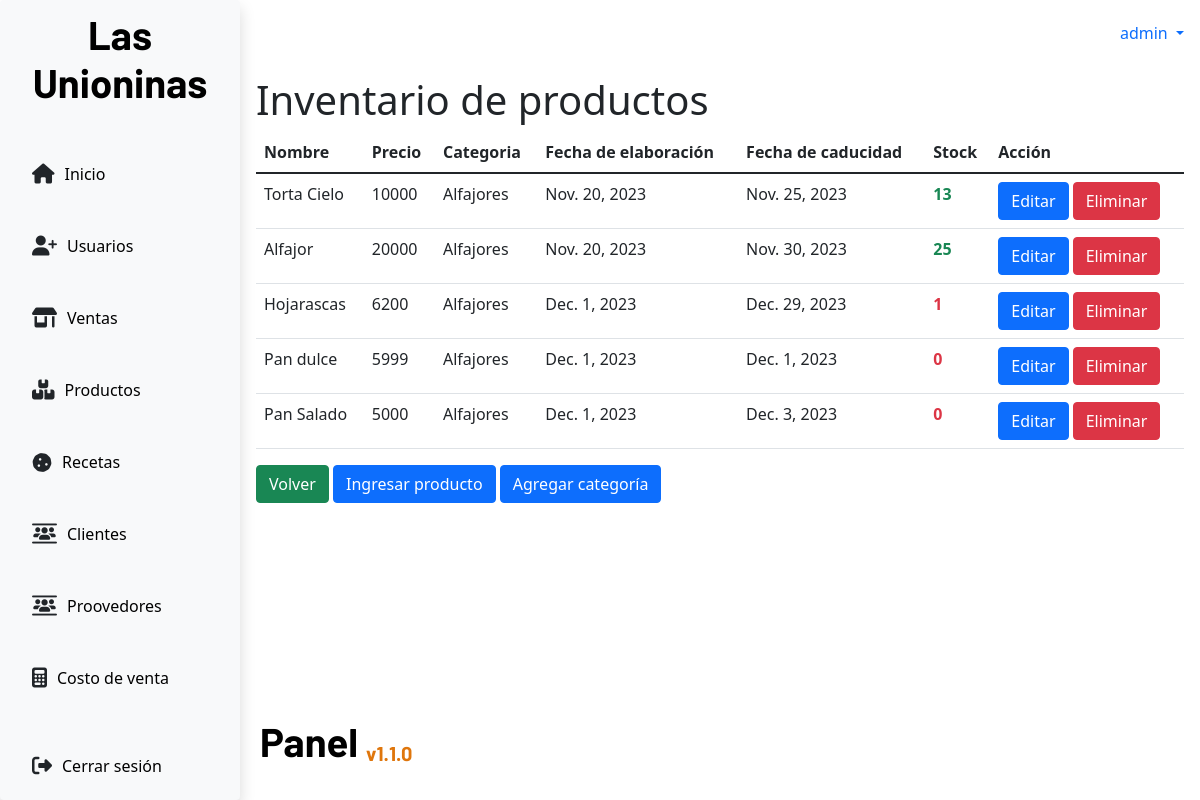
Screenshot of /products/ (signed in) with the database file from the repository.
### app/models.py (models this page shows, shortened)
class ProductsInventory(models.Model):
    name = models.CharField(max_length=100,null=False)
    price = models.PositiveIntegerField(null=False)
    category = models.ForeignKey(CategoryProduct, on_delete=models.CASCADE)
    elabDate = models.DateField()
    expDate = models.DateField()
    stock = models.PositiveIntegerField(null=False)

class CategoryProduct(models.Model):
    name = models.CharField(max_length=50)
    def __str__(self):
        return self.name

### app/views.py (the view)
# urls.py: path('products/',views.productsTable,name='productsTable'),
def productsTable(request):
    role = request.session.get("role")
    if role == "Admin" or role == "NormalUser":
        if request.method == 'GET':
            products = ProductsInventory.objects.all()
            return render(request,'products/productsTable.html',{'products':products})
    else:
        return redirect("/")

### app/context_processors.py (called while the page is built)
def get_username(request):
    username = request.session.get('username', None)
    return {
        "username": username
    }

def get_role(request):
    role = request.session.get("role")
    return {
        "role": role
    }

def get_low_stock(request):
    low_stock = request.session.get("low_stock")
    return {
        "low_stock": low_stock
    }

### app/templates/products/productsTable.html
{% extends 'base.html' %}
{% block content %}
<div>
    <h1>Inventario de productos</h1>
</div>
<div>
    <table class="table">
        <thead>
            <tr>
                <th>Nombre</th>
                <th>Precio</th>
                <th>Categoria</th>
                <th>Fecha de elaboración</th>
                <th>Fecha de caducidad</th>
                <th>Stock</th>
                <th>Acción</th>
            </tr>
        </thead>
        <tbody>
            {%for product in products%}
            <tr>
                <td>{{product.name}}</td>
                <td>{{product.price}}</td>
                <td>{{product.category}}</td>
                <td>{{product.elabDate}}</td>
                <td>{{product.expDate}}</td>
                {% if product.stock < 5 %}<td class="text-danger fw-bold">{{product.stock}}</td> {% else %} <td class="text-success fw-bold">{{product.stock}}</td> {% endif %}
                <td>
                    <a class="btn btn-primary" href="{% url 'updateProducts' product.id %}">Editar</a>
                    <a class="btn btn-danger" href="{% url 'deleteProducts' product.id %}">Eliminar</a>
                </td>
            </tr>
            {%endfor%}
        </tbody>
    </table>
</div>
<div>
    <a class="btn btn-success" href="{% url 'home'%}">Volver</a>
    <a class="btn btn-primary" href="{% url 'createProducts'%}">Ingresar producto</a>
    <a class="btn btn-primary" href="{% url 'categories'%}">Agregar categoría</a>
</div>
{% endblock content %}

### app/static/css/panel.css (style rules this page uses)
:root { --titles: "Barlow", sans-serif; --primary: #1ea4a2; --primary: #1ea4a2; --light: #eef0f4; --grey: #fafafa; --black: #06070a; --blackclaire: #1d2125; --oceanBlue: #172d4f; }
* { box-sizing: border-box; margin: 0; padding: 0; }
html, body { min-height: 100%; height: 100%; }

### rows the page displays
ProductsInventory: name "Torta Cielo", price "10000", category "Alfajores", elabDate "Nov. 20, 2023", expDate "Nov. 25, 2023", stock "13"
ProductsInventory: name "Alfajor", price "20000", category "Alfajores", elabDate "Nov. 20, 2023", expDate "Nov. 30, 2023", stock "25"
ProductsInventory: name "Hojarascas", price "6200", category "Alfajores", elabDate "Dec. 1, 2023", expDate "Dec. 29, 2023", stock "1"
ProductsInventory: name "Pan dulce", price "5999", category "Alfajores", elabDate "Dec. 1, 2023", expDate "Dec. 1, 2023", stock "0"
ProductsInventory: name "Pan Salado", price "5000", category "Alfajores", elabDate "Dec. 1, 2023", expDate "Dec. 3, 2023", stock "0"

### other values shown
{{ username }} "admin"
